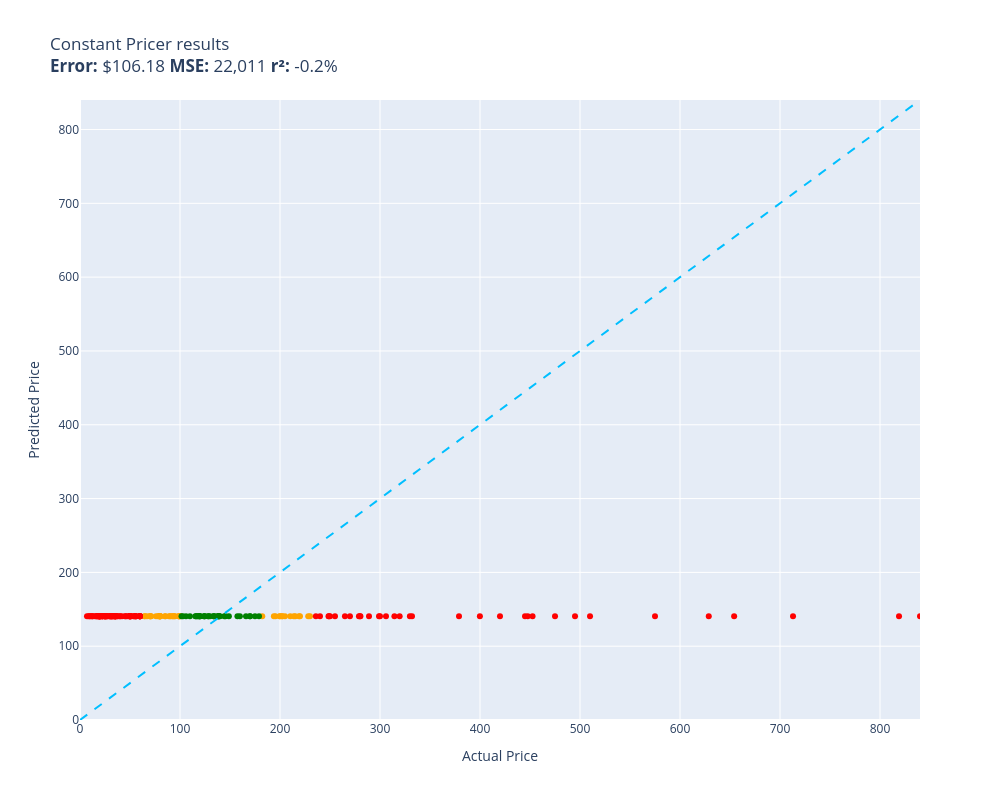

The notebook cell saved with this chart:
### Code cell
# evaluation a predictor which always gives the average of all prices of the training items

evaluate(constant_pricer, test)

### Figure 1 — Plotly figure (JSON) as saved in the notebook; plotly's stock layout.template omitted (floating-point values rounded to 4 significant figures)
{"data": [{"customdata": [["Old Blood Noise Excess V2 Distortion Cho...\nGuess=$140.57 Actual=$219.00"], ["EXMAX NG-10X Fresnel Lens Focusing Adapt...\nGuess=$140.57 Actual=$69.98"], ["RBC12-UPC Replacement Battery Cartridge ...\nGuess=$140.57 Actual=$229.99"], ["ACDelco GM Original Equipment FW339 Fron...\nGuess=$140.57 Actual=$215.33"], ["Panasonic KX-TG6511B DECT 6.0 PLUS Expan...\nGuess=$140.57 Actual=$79.20"], ["GJY Portable TV,10.6 inch Mini TV for AT...\nGuess=$140.57 Actual=$79.36"], ["APS iBoard 6-inch Aluminum (Black Powder...\nGuess=$140.57 Actual=$210.23"], ["HK SYSTEMS 13\" Heavy Duty Black \"Push\" O...\nGuess=$140.57 Actual=$84.95"], ["Aolemi Oil Rubbed Bronze Single Function...\nGuess=$140.57 Actual=$98.65"], ["Clementoni 39132.5 Jigsaw Puzzle 1,000 P...\nGuess=$140.57 Actual=$79.95"], ["KOMPUTERBAY 4GB 2X 2GB DDR2 1066MHz PC2-...\nGuess=$140.57 Actual=$80.34"], ["Travelpro Platinum Elite Slim Business L...\nGuess=$140.57 Actual=$213.83"], ["JRready ST6313 DT Deutsch Connector Kit,...\nGuess=$140.57 Actual=$199.68"], ["15\" Locking Shower Head Extension Arm in...\nGuess=$140.57 Actual=$79.95"], ["Dakota Alert MURS Alert Probe Sensor - M...\nGuess=$140.57 Actual=$219.99"], ["AUTOFREE LED Tail Lights Assembly Compat...\nGuess=$140.57 Actual=$201.99"], ["Evan-Fischer Front Bumper Cover Compatib...\nGuess=$140.57 Actual=$202.38"], ["Webcem Solar Shed Light Outdoor Indoor, ...\nGuess=$140.57 Actual=$77.96"], ["Festool 492370 Platin 2 S1000 Grit 6-Inc...\nGuess=$140.57 Actual=$91.00"], ["DIMARZIO 204284 DP 163FBK Blues Bucker G...\nGuess=$140.57 Actual=$89.99"], ["BESTILL Wall Mounted Shower Faucet Set, ...\nGuess=$140.57 Actual=$76.00"], ["Marvel Legends Series X-Men 6-Inch Archa...\nGuess=$140.57 Actual=$98.95"], ["ANZO USA 111207 GMC SIERRA 99-06 / YUKON...\nGuess=$140.57 Actual=$182.28"], ["Trim Kit for 2-handle Shower & Tub Valve...\nGuess=$140.57 Actual=$94.99"], ["Pioneer 2AM401-BN Two Handle Kitchen Fau...\nGuess=$140.57 Actual=$228.22"], ["4LT LUMINETTE Vanity Opal GLS BSN\nGuess=$140.57 Actual=$99.99"], ["MXR Carbon Copy Deluxe Analog Delay Guit...\nGuess=$140.57 Actual=$195.50"], ["CradlePoint Compact Broadband Router (CB...\nGuess=$140.57 Actual=$89.00"], ["Pyle Wireless Rear View Backup Camera - ...\nGuess=$140.57 Actual=$70.45"], ["Universal Power Group 12V 100Ah Sealed L...\nGuess=$140.57 Actual=$199.99"], ["Auertech Portable Washing Machine, 14lbs...\nGuess=$140.57 Actual=$98.99"], ["Amana Tool - SC587 Carbide Tipped 3-Wing...\nGuess=$140.57 Actual=$71.23"], ["ECCPP Power Steering Pump for 2009-2010 ...\nGuess=$140.57 Actual=$85.48"], ["UPR Mach 1 Chin Spoiler Fits 94-98 Musta...\nGuess=$140.57 Actual=$64.99"], ["SP Air Corporation SP-8102BU 1/4-Inch He...\nGuess=$140.57 Actual=$204.99"], ["Skullcandy Hesh Evo Bluetooth Headphones...\nGuess=$140.57 Actual=$69.99"], ["LCD Screen for Dell Inspiron 17R 17.3\" H...\nGuess=$140.57 Actual=$64.37"], ["Diversitech UC2436-3 Ultralite Condenser...\nGuess=$140.57 Actual=$80.39"], ["4 Inches Rolled Muffler Tip Catback Exha...\nGuess=$140.57 Actual=$193.88"], ["Samsung DA97-07603B Freezer Ice Maker As...\nGuess=$140.57 Actual=$93.02"], ["Intex River Run Connect Lounge (Four)\nGuess=$140.57 Actual=$94.49"], ["Blanco 230966 Valea Stainless Steel Sink...\nGuess=$140.57 Actual=$92.88"], ["KZ ZS10 Pro in Ear Monitor Headphone KZ ...\nGuess=$140.57 Actual=$66.99"], ["Fitness Center Gym Room Weight Train Dua...\nGuess=$140.57 Actual=$99.99"], ["MonMount Triple Monitor Stand Freestandi...\nGuess=$140.57 Actual=$79.99"]], "hovertemplate": "%{customdata[0]}<extra></extra>", "legendgroup": "orange", "marker": {"color": "orange", "size": 6, "symbol": "circle"}, "mode": "markers", "name": "orange", "orientation": "v", "showlegend": true, "type": "scatter", "x": [219.0, 69.98, 230.0, 215.3, 79.2, 79.36, 210.2, 84.95, 98.65, 79.95, 80.34, 213.8, 199.7, 79.95, 220.0, 202.0, 202.4, 77.96, 91.0, 89.99, 76.0, 98.95, 182.3, 94.99, 228.2, 99.99, 195.5, 89.0, 70.45, 200.0, 98.99, 71.23, 85.48, 64.99, 205.0, 69.99, 64.37, 80.39, 193.9, 93.02, 94.49, 92.88, 66.99, 99.99, 79.99], "xaxis": "x", "y": [140.6, 140.6, 140.6, 140.6, 140.6, 140.6, 140.6, 140.6, 140.6, 140.6, 140.6, 140.6, 140.6, 140.6, 140.6, 140.6, 140.6, 140.6, 140.6, 140.6, 140.6, 140.6, 140.6, 140.6, 140.6, 140.6, 140.6, 140.6, 140.6, 140.6, 140.6, 140.6, 140.6, 140.6, 140.6, 140.6, 140.6, 140.6, 140.6, 140.6, 140.6, 140.6, 140.6, 140.6, 140.6], "yaxis": "y"}, {"customdata": [["telpo Headlight Assembly Fit For 15 Camr...\nGuess=$140.57 Actual=$115.99"], ["SuppliesOutlet Compatible Toner Cartridg...\nGuess=$140.57 Actual=$144.29"], ["PEMP E65 E66 CDC Simulate Optical Fiber ...\nGuess=$140.57 Actual=$119.00"], ["Intermatic PX300 12V 300W Transformer wi...\nGuess=$140.57 Actual=$134.00"], ["CORSAIR Dominator Platinum RGB 32GB (2x1...\nGuess=$140.57 Actual=$124.00"], ["SKB iSeries 3i-13096-6KP Case for BlackM...\nGuess=$140.57 Actual=$174.99"], ["GanFindX Portable Car Hand Controls for ...\nGuess=$140.57 Actual=$159.90"], ["Scranton & Co 3 Drawer Mobile File Cabin...\nGuess=$140.57 Actual=$115.35"], ["Wenger City Upgrade Laptop Backpack with...\nGuess=$140.57 Actual=$145.42"], ["3D Tree Hole Branches 075 Stair Risers D...\nGuess=$140.57 Actual=$129.99"], ["Fjallraven, Kanken Laptop 15\" Backpack f...\nGuess=$140.57 Actual=$119.65"], ["Diversitech WG840585 Motor, (Ddb) 1/3Hp,...\nGuess=$140.57 Actual=$134.12"], ["Western Digital Enterprise RE4-GP 2TB SA...\nGuess=$140.57 Actual=$109.95"], ["PM Auto Front Right Quick Complete Strut...\nGuess=$140.57 Actual=$124.94"], ["Dell Optiplex 390 Desktop Computer i3 3....\nGuess=$140.57 Actual=$124.27"], ["Pidoko Kids Train Table, Grey with 90 Pc...\nGuess=$140.57 Actual=$119.97"], ["EMART Photography C Stand with Boom Arm,...\nGuess=$140.57 Actual=$119.99"], ["Grey Pneumatic 1311SD Impact Socket Set\nGuess=$140.57 Actual=$157.43"], ["4pc Wheel Spacers Adapters 4\" (2inch Per...\nGuess=$140.57 Actual=$116.95"], ["Urth 62mm UV, Circular Polarizing (CPL),...\nGuess=$140.57 Actual=$139.00"], ["LSI Broadcom SAS 9300-8i 8-port 12Gb/s S...\nGuess=$140.57 Actual=$118.00"], ["DuraGo 29515020 Front Hub Assembly\nGuess=$140.57 Actual=$128.34"], ["Ibanez M510OVS Acoustic Mandolin in Vint...\nGuess=$140.57 Actual=$169.99"], ["GENUINE VOLVO THERMOSTAT (3.0, 3.2) S60 ...\nGuess=$140.57 Actual=$102.85"], ["Cardone 84-58642 New HEI Electronic Dist...\nGuess=$140.57 Actual=$165.99"], ["18 Inch White Undermount Kitchen Sink - ...\nGuess=$140.57 Actual=$179.00"], ["New Replacement seat cover fits Yamaha M...\nGuess=$140.57 Actual=$138.95"], ["Evan Fischer Radiator Cooling Fan Assemb...\nGuess=$140.57 Actual=$137.34"], ["ROHL WSGUM3018WH Wire Sink Grids, White\nGuess=$140.57 Actual=$128.28"], ["ASUS VY279HE-W 27” 1080P Monitor - White...\nGuess=$140.57 Actual=$138.10"], ["KUNFINE Android Radio CarPlay & Android ...\nGuess=$140.57 Actual=$106.00"], ["StonKraft Brass Chess Board Game Set wit...\nGuess=$140.57 Actual=$140.00"], ["DuraGo BR5330 Front Vented Disc Brake Ro...\nGuess=$140.57 Actual=$101.51"], ["Vinyl Soft Top Roll-up Adjustable Truck ...\nGuess=$140.57 Actual=$148.88"], ["Targus CityGear Durable Backpack, Black,...\nGuess=$140.57 Actual=$133.43"], ["Garmin 010-12402-10 GT15M-TM Transom-Mou...\nGuess=$140.57 Actual=$138.74"], ["Xiaomi Redmi 10 2022 NFC 4G LTE (128GB +...\nGuess=$140.57 Actual=$169.99"]], "hovertemplate": "%{customdata[0]}<extra></extra>", "legendgroup": "green", "marker": {"color": "green", "size": 6, "symbol": "circle"}, "mode": "markers", "name": "green", "orientation": "v", "showlegend": true, "type": "scatter", "x": [116.0, 144.3, 119.0, 134.0, 124.0, 175.0, 159.9, 115.3, 145.4, 130.0, 119.7, 134.1, 110.0, 124.9, 124.3, 120.0, 120.0, 157.4, 117.0, 139.0, 118.0, 128.3, 170.0, 102.8, 166.0, 179.0, 138.9, 137.3, 128.3, 138.1, 106.0, 140.0, 101.5, 148.9, 133.4, 138.7, 170.0], "xaxis": "x", "y": [140.6, 140.6, 140.6, 140.6, 140.6, 140.6, 140.6, 140.6, 140.6, 140.6, 140.6, 140.6, 140.6, 140.6, 140.6, 140.6, 140.6, 140.6, 140.6, 140.6, 140.6, 140.6, 140.6, 140.6, 140.6, 140.6, 140.6, 140.6, 140.6, 140.6, 140.6, 140.6, 140.6, 140.6, 140.6, 140.6, 140.6], "yaxis": "y"}, {"customdata": [["NewPower99 Battery Kit for Samsung Galax...\nGuess=$140.57 Actual=$54.95"], ["Stand for Raven Pro Document Scanner - P...\nGuess=$140.57 Actual=$29.85"], ["8544771 Dryer Heating Element, 279816 Th...\nGuess=$140.57 Actual=$35.74"], ["Pump Head TBVECHI 175PSI 4KW 5.5HP 21CFM...\nGuess=$140.57 Actual=$329.90"], ["Bam France 2002XL Contoured Hightech Bla...\nGuess=$140.57 Actual=$713.00"], ["Metabo HPT 36V MultiVolt™ Cordless Rotar...\nGuess=$140.57 Actual=$379.00"], ["46mm Digital Pro High-Resolution Close-U...\nGuess=$140.57 Actual=$19.99"], ["Innovative Percussion CB-6 Chamois Bass ...\nGuess=$140.57 Actual=$54.32"], ["LOVE MEI Galaxy S10 Lite Case, Military ...\nGuess=$140.57 Actual=$32.98"], ["LD Products Compatible Toner Cartridge R...\nGuess=$140.57 Actual=$49.98"], ["Bam Trekking 3027SB Single Black Clarine...\nGuess=$140.57 Actual=$332.00"], ["DEWALT 20V MAX* XR Impact Driver with Bl...\nGuess=$140.57 Actual=$452.53"], ["Mini PC, Kinupute Desktop Computer E3-12...\nGuess=$140.57 Actual=$495.00"], ["June Garden 12\" Sweet Dolly Charlotte - ...\nGuess=$140.57 Actual=$19.99"], ["10GBase-LR SFP+ Transceiver, Handar 10GB...\nGuess=$140.57 Actual=$19.99"], ["Deco Mount Pro Tripod Microphone Stand w...\nGuess=$140.57 Actual=$59.95"], ["Canon EOS Rebel T7 Digital SLR Camera wi...\nGuess=$140.57 Actual=$819.00"], ["Evergreen HSHB2005 Cylinder Head Gasket ...\nGuess=$140.57 Actual=$59.69"], ["Task T24287 Roman Ogee Router Bit with 1...\nGuess=$140.57 Actual=$55.88"], ["Southwire 120V/15A Right Angle User Atta...\nGuess=$140.57 Actual=$37.87"], ["Mylites+ Standard Comic Book Mylar Sleev...\nGuess=$140.57 Actual=$34.99"], ["Tidal Front + Rear Fender Flares 4PC Poc...\nGuess=$140.57 Actual=$254.99"], ["DALDED LED Light Kit for Lego Sonic Gree...\nGuess=$140.57 Actual=$24.99"], ["152MM Hole Saws M42 Bi-Metal High Speed ...\nGuess=$140.57 Actual=$17.99"], ["Baseball Backpacks Large 18 Inch Bookbag...\nGuess=$140.57 Actual=$31.77"], ["Adams Check Payment and Deposit Register...\nGuess=$140.57 Actual=$35.49"], ["KOHLER 18865-CP Filtered Water Faucet, P...\nGuess=$140.57 Actual=$475.00"], ["Projector, CRAZVIEW Projector with WiFi ...\nGuess=$140.57 Actual=$53.40"], ["Retevis RT68 Soft Earhook Walkie Talkie ...\nGuess=$140.57 Actual=$6.99"], ["MC: Pindicator (Dual Intensity Amber)\nGuess=$140.57 Actual=$40.00"], ["Laisomeke Waterproof Junction Box, Unive...\nGuess=$140.57 Actual=$11.99"], ["Sumerain S1339CM Double Handle Widesprea...\nGuess=$140.57 Actual=$235.86"], ["Poison Spyder 10-08-020 Rocker Knocker\nGuess=$140.57 Actual=$628.76"], ["VLAND LED Smoked Taillights Compatible F...\nGuess=$140.57 Actual=$239.99"], ["Lighted Triangle Mirror Cabinet Bathroom...\nGuess=$140.57 Actual=$445.00"], ["Tablet PC Cover Compatible with Lenovo T...\nGuess=$140.57 Actual=$31.61"], ["Miyaya@ Funny Animal Masks Collection fo...\nGuess=$140.57 Actual=$16.99"], ["Trail Gear Twin Stick Kit for Top Shift ...\nGuess=$140.57 Actual=$279.92"], ["Engine Thermostat, Replace 19301-PAA-306...\nGuess=$140.57 Actual=$18.89"], ["Ultra Duster Canned Air Net 10 Oz 6-Pack\nGuess=$140.57 Actual=$49.90"], ["Beck/Arnley 0421945 Air Filter\nGuess=$140.57 Actual=$35.87"], ["IQShield Screen Protector Compatible wit...\nGuess=$140.57 Actual=$9.95"], ["Liberty Imports 12 Pack: US Military Toy...\nGuess=$140.57 Actual=$16.98"], ["Neporal Full Spectrum Light Bulb, 6000K ...\nGuess=$140.57 Actual=$18.59"], ["Satco S9596, 4 Count (Pack of 1), 4.18\nGuess=$140.57 Actual=$12.00"], ["Ceramic Talavera Mexican Tile 4x4\", 9 Pi...\nGuess=$140.57 Actual=$29.95"], ["Intrepid International Dressage Letters-...\nGuess=$140.57 Actual=$26.99"], ["LEGO Marvel Avengers War Machine Buster ...\nGuess=$140.57 Actual=$59.95"], ["Kingston Brass KS269SN Kingston Clawfoot...\nGuess=$140.57 Actual=$305.99"], ["KOHLER K-1185540-CP Assembly-Slider\nGuess=$140.57 Actual=$45.67"], ["KUNN Small Electrician Tool Pouch Utilit...\nGuess=$140.57 Actual=$21.99"], ["iPhone 12/12 Pro Nicaragua Guardabarranc...\nGuess=$140.57 Actual=$19.97"], ["Replacement Remote Control for PANASONIC...\nGuess=$140.57 Actual=$34.95"], ["KS K-STORM Replacement Silicone Mushroom...\nGuess=$140.57 Actual=$8.50"], ["LSSAGOON Backpack for Women Teen Kids Gi...\nGuess=$140.57 Actual=$33.99"], ["Aeromotive 13304 Regulator, X1 Adjustabl...\nGuess=$140.57 Actual=$269.95"], ["Walker Exhaust Ultra EPA 16478 Direct Fi...\nGuess=$140.57 Actual=$574.99"], ["GE RPWF SmartWater Comparable Refrigerat...\nGuess=$140.57 Actual=$36.99"], ["MGP Caliper Covers 39011SACURD Red Powde...\nGuess=$140.57 Actual=$249.00"], ["Royal Designs, Inc. Decorative Abundant ...\nGuess=$140.57 Actual=$24.95"], ["Canon Sure Shot 90u 35mm Date Camera\nGuess=$140.57 Actual=$399.89"], ["NewFantasia Replacement Audio Cable with...\nGuess=$140.57 Actual=$31.00"], ["Mikrotik RB3011UIAS-RM RouterBOARD 10xGi...\nGuess=$140.57 Actual=$299.00"], ["MONOCARBON Forged Carbon Fiber Case for ...\nGuess=$140.57 Actual=$59.99"], ["AC Compressor & A/C Kit For BMW 335i 335...\nGuess=$140.57 Actual=$314.41"], ["Wilkinson LOW GAUSS Vintage Tone Strat S...\nGuess=$140.57 Actual=$30.93"], ["Berta (6 Pieces) 1-1/4 inch Overlay, 90 ...\nGuess=$140.57 Actual=$24.66"], ["Chalkboard Name Badges with Magnetic Bac...\nGuess=$140.57 Actual=$19.95"], ["Linkloos Solar Street Lights Outdoor Wat...\nGuess=$140.57 Actual=$55.99"], ["USB Charger, CIVIE High Speed 60W Multip...\nGuess=$140.57 Actual=$15.99"], ["Hp Pavilion P7-1257c Motherboard Aahd3-h...\nGuess=$140.57 Actual=$59.86"], ["Kastar Battery Pack Replacement for Sony...\nGuess=$140.57 Actual=$19.99"], ["AZX Stylus Pencil for Apple iPad Pro 202...\nGuess=$140.57 Actual=$29.99"], ["Raspberry Pi 3 Model B+ Aluminum Case Me...\nGuess=$140.57 Actual=$14.99"], ["Music Hall pa15.3 MM/MC Phono Preamplifi...\nGuess=$140.57 Actual=$250.00"], ["Lorell Bell Chair Glide, 2.5\", Black\nGuess=$140.57 Actual=$19.50"], ["CTLAMP XL-2100 Professional Quality XL-2...\nGuess=$140.57 Actual=$32.00"], ["200 ' feet True 14 Gauge AWG CCA Speaker...\nGuess=$140.57 Actual=$44.95"], ["Competition Clutch Disc and Pressure Pla...\nGuess=$140.57 Actual=$510.00"], ["APS iBoard (304 Stainless Steel Polished...\nGuess=$140.57 Actual=$264.95"], ["200 Couples Conversation Cards - Enjoy B...\nGuess=$140.57 Actual=$32.97"], ["The Puppet Company - Carpet-Unicorn, Whi...\nGuess=$140.57 Actual=$19.00"], ["KYX Racing Hardened Steel Center Drive S...\nGuess=$140.57 Actual=$46.99"], ["Baumgartens Sicurix Blank PVC ID Cards (...\nGuess=$140.57 Actual=$19.11"], ["VIPMOTOZ Sequential Turn Signal Premium ...\nGuess=$140.57 Actual=$278.94"], ["A-Premium Front Suspension Steering Knuc...\nGuess=$140.57 Actual=$48.99"], ["OEM Samsung Remote Control Shipped with ...\nGuess=$140.57 Actual=$56.00"], ["Venom Power Terra Hunter R/T+ R/T All-Te...\nGuess=$140.57 Actual=$319.65"], ["Custom Engagement Logo Desk Embosser Sea...\nGuess=$140.57 Actual=$49.95"], ["Audio Techinca ATW-T1002 System 10 Handh...\nGuess=$140.57 Actual=$289.00"], ["520 Pieces Christmas Envelope Seal Stick...\nGuess=$140.57 Actual=$25.99"], ["LD Compatible Ink Cartridge Replacement ...\nGuess=$140.57 Actual=$41.99"], ["BestPricedDecals Wine A BIT, You'll Feel...\nGuess=$140.57 Actual=$12.98"], ["Dell XPS 13 9343-2727SLV 13.3\" Full HD S...\nGuess=$140.57 Actual=$839.99"], ["VATOS 4 Packs Bubble Machine Gun for Kid...\nGuess=$140.57 Actual=$22.88"], ["Steering Wheel, Carbon Fiber Automotive ...\nGuess=$140.57 Actual=$447.74"], ["BXYJY for Samsung Galaxy Z Fold 3 Case w...\nGuess=$140.57 Actual=$49.99"], ["VONADO Space Wars Colonial Viper MK1 Bui...\nGuess=$140.57 Actual=$39.99"], ["Replacement Remote Control fit for Sony ...\nGuess=$140.57 Actual=$9.99"], ["Disney Princess Sparkling Princess Sleep...\nGuess=$140.57 Actual=$24.95"], ["sabermaster TCG Playmat yugioh playmat T...\nGuess=$140.57 Actual=$21.99"], ["Pacific Drums PDCM1618TTRB 16 x 18 Inche...\nGuess=$140.57 Actual=$419.99"], ["Star Wars Die-Cast Metal TITANIUM Series...\nGuess=$140.57 Actual=$22.70"], ["Glovion Music Stand Light, Clip On Piano...\nGuess=$140.57 Actual=$27.99"], ["Empava 24\" Single Wall Ovens 10 Cooking ...\nGuess=$140.57 Actual=$654.14"], ["Think Gizmos Build Your Own Robot Toys f...\nGuess=$140.57 Actual=$24.95"], ["HP Laserjet 2100 Laser Printer W/Test Pr...\nGuess=$140.57 Actual=$299.98"], ["PowerSport Front Rear Brakes and Rotors ...\nGuess=$140.57 Actual=$248.51"], ["Viola Bow 4/4 Full Size Carbon Fiber (Bl...\nGuess=$140.57 Actual=$49.99"], ["VTech Strum and Jam Kidi Musical Guitar ...\nGuess=$140.57 Actual=$21.99"], ["Fender Hendrix Voodoo Child Coiled Instr...\nGuess=$140.57 Actual=$59.99"], ["W11130208 W10695459 Refrigerator LED Mod...\nGuess=$140.57 Actual=$26.59"], ["Jada Toys Ryan's World Combo Panda Airli...\nGuess=$140.57 Actual=$34.94"], ["Pyle 2x120 Watt Home Audio Speaker Power...\nGuess=$140.57 Actual=$50.92"], ["STICKGOO Peel and Stick Backsplash for K...\nGuess=$140.57 Actual=$34.99"], ["For Volvo C70 S70 V70 V40 S40 AC Compres...\nGuess=$140.57 Actual=$280.41"], ["Refresh NSF-53 Premium Replacement Refri...\nGuess=$140.57 Actual=$50.99"], ["NICKSTON Red Sparkling Glitter Slim Band...\nGuess=$140.57 Actual=$25.99"]], "hovertemplate": "%{customdata[0]}<extra></extra>", "legendgroup": "red", "marker": {"color": "red", "size": 6, "symbol": "circle"}, "mode": "markers", "name": "red", "orientation": "v", "showlegend": true, "type": "scatter", "x": [54.95, 29.85, 35.74, 329.9, 713.0, 379.0, 19.99, 54.32, 32.98, 49.98, 332.0, 452.5, 495.0, 19.99, 19.99, 59.95, 819.0, 59.69, 55.88, 37.87, 34.99, 255.0, 24.99, 17.99, 31.77, 35.49, 475.0, 53.4, 6.99, 40.0, 11.99, 235.9, 628.8, 240.0, 445.0, 31.61, 16.99, 279.9, 18.89, 49.9, 35.87, 9.95, 16.98, 18.59, 12.0, 29.95, 26.99, 59.95, 306.0, 45.67, 21.99, 19.97, 34.95, 8.5, 33.99, 269.9, 575.0, 36.99, 249.0, 24.95, 399.9, 31.0, 299.0, 59.99, 314.4, 30.93, 24.66, 19.95, 55.99, 15.99, 59.86, 19.99, 29.99, 14.99, 250.0, 19.5, 32.0, 44.95, 510.0, 264.9, 32.97, 19.0, 46.99, 19.11, 278.9, 48.99, 56.0, 319.6, 49.95, 289.0, 25.99, 41.99, 12.98, 840.0, 22.88, 447.7, 49.99, 39.99, 9.99, 24.95, 21.99, 420.0, 22.7, 27.99, 654.1, 24.95, 300.0, 248.5, 49.99, 21.99, 59.99, 26.59, 34.94, 50.92, 34.99, 280.4, 50.99, 25.99], "xaxis": "x", "y": [140.6, 140.6, 140.6, 140.6, 140.6, 140.6, 140.6, 140.6, 140.6, 140.6, 140.6, 140.6, 140.6, 140.6, 140.6, 140.6, 140.6, 140.6, 140.6, 140.6, 140.6, 140.6, 140.6, 140.6, 140.6, 140.6, 140.6, 140.6, 140.6, 140.6, 140.6, 140.6, 140.6, 140.6, 140.6, 140.6, 140.6, 140.6, 140.6, 140.6, 140.6, 140.6, 140.6, 140.6, 140.6, 140.6, 140.6, 140.6, 140.6, 140.6, 140.6, 140.6, 140.6, 140.6, 140.6, 140.6, 140.6, 140.6, 140.6, 140.6, 140.6, 140.6, 140.6, 140.6, 140.6, 140.6, 140.6, 140.6, 140.6, 140.6, 140.6, 140.6, 140.6, 140.6, 140.6, 140.6, 140.6, 140.6, 140.6, 140.6, 140.6, 140.6, 140.6, 140.6, 140.6, 140.6, 140.6, 140.6, 140.6, 140.6, 140.6, 140.6, 140.6, 140.6, 140.6, 140.6, 140.6, 140.6, 140.6, 140.6, 140.6, 140.6, 140.6, 140.6, 140.6, 140.6, 140.6, 140.6, 140.6, 140.6, 140.6, 140.6, 140.6, 140.6, 140.6, 140.6, 140.6, 140.6], "yaxis": "y"}, {"hoverinfo": "skip", "line": {"color": "deepskyblue", "dash": "dash", "width": 2}, "mode": "lines", "name": "y = x", "showlegend": false, "type": "scatter", "x": [0, 840.0], "y": [0, 840.0]}], "layout": {"height": 800, "legend": {"title": {"text": "color"}, "tracegroupgap": 0}, "showlegend": false, "title": {"text": "Constant Pricer results<br><b>Error:</b> $106.18 <b>MSE:</b> 22,011 <b>r²:</b> -0.2%"}, "width": 1000, "xaxis": {"anchor": "y", "domain": [0, 1], "range": [0, 840.0], "title": {"text": "Actual Price"}}, "yaxis": {"anchor": "x", "domain": [0, 1], "range": [0, 840.0], "title": {"text": "Predicted Price"}}}}
